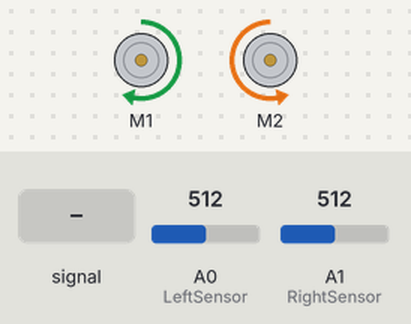
The sketch below on a simulated Arduino Uno, built with avr-gcc and run on an emulated ATmega328P. On the bench: 2 × DC motor (green arrow = forward, orange = backward, longer = faster). The test bench sets the inputs (shaded band); at power-on: A0 (LeftSensor) = 512, A1 (RightSensor) = 512.

Above: at 1.2 s.
1.3 s: A0 (LeftSensor) fed a 200 Hz sine of ±81 counts around its level
4.3 s: A0 (LeftSensor) set to 716
At 5.0 s:
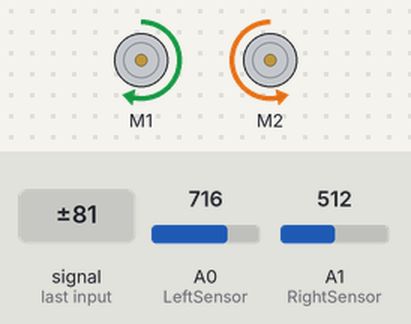
7.3 s: A0 (LeftSensor) set to 513
8.8 s: A0 (LeftSensor) set to 492
At 9.7 s:
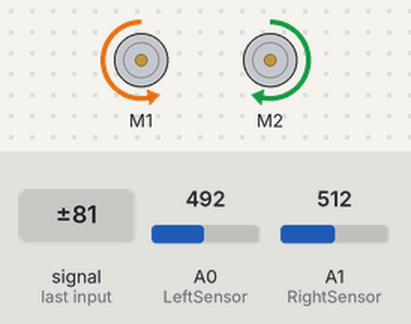
10.3 s: A0 (LeftSensor) set to 510
At 10.9 s:
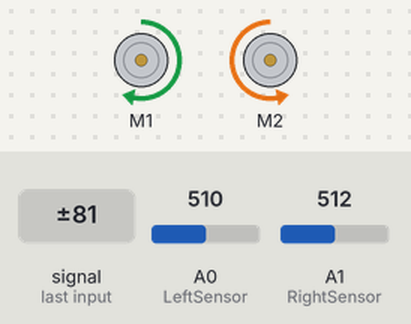
Timing chart, 0 to 13.3 s (numbered marks = the images above; inputs shaded):
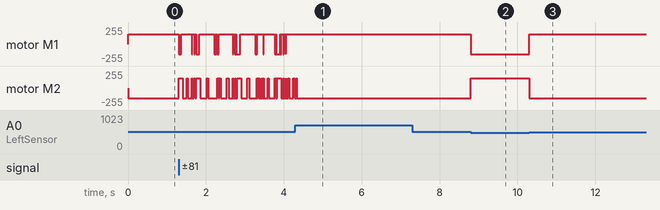

Measured:
- the behaviour switches between 500 and 499 on A0 (LeftSensor) (found by bisection; images 1 and 2)
- after the input at 4.3 s, motor M1: stops changing and stays forward 150/255; motor M2: goes on until 4.3 s, then stays backward 150/255
- after the input at 7.3 s, every drawn part: stays the same
- after the input at 8.8 s, motor M1: forward 150/255 → backward 150/255 at once; motor M2: backward 150/255 → forward 150/255 at once
- after the input at 10.3 s, motor M1: backward 150/255 → forward 150/255 at once; motor M2: forward 150/255 → backward 150/255 at once

The sketch:

ARDUINO_CODE.ino
```cpp
// line follower robot using arduino uno and motor shield
#include<AFMotor.h>
//defining the two motors
AF_DCMotor motor1(1,MOTOR12_64KHZ);
AF_DCMotor motor2(2,MOTOR12_64KHZ);
// declaring sensor pin
int LeftSensor =A0;
int RightSensor =A1;
int L_sensor_val=0; //to store value from sensor
int R_sensor_val=0;
int threshold=500;
void setup()
{
motor1.setSpeed(150);
motor2.setSpeed(150);
// set speed to 200/255
}
void loop()
{
L_sensor_val=analogRead(LeftSensor);
R_sensor_val=analogRead(RightSensor);
if(L_sensor_val>threshold&&R_sensor_val>threshold)
{
motor1.run(FORWARD);
motor2.run(FORWARD);
}
if(L_sensor_val<threshold&&R_sensor_val<threshold)
{
motor1.run(BACKWARD);
motor2.run(FORWARD);
}
if(L_sensor_val<threshold&&R_sensor_val>threshold)
{
motor1.run(BACKWARD);
motor2.run(FORWARD);
}
if(L_sensor_val>threshold&&R_sensor_val>threshold)
{
motor1.run(FORWARD);
motor2.run(BACKWARD);
}
}
```
